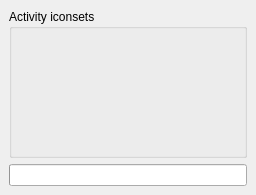
<?xml version="1.0" encoding="UTF-8"?>
<ui version="4.0">
 <class>IconsetActivity</class>
 <widget class="QWidget" name="IconsetActivity">
  <property name="geometry">
   <rect>
    <x>0</x>
    <y>0</y>
    <width>256</width>
    <height>195</height>
   </rect>
  </property>
  <property name="windowTitle">
   <string>IconsetActivityUI</string>
  </property>
  <layout class="QVBoxLayout">
   <property name="spacing">
    <number>6</number>
   </property>
   <property name="margin">
    <number>9</number>
   </property>
   <item>
    <widget class="QGroupBox" name="groupBox9">
     <property name="title">
      <string>Activity iconsets</string>
     </property>
     <layout class="QGridLayout">
      <property name="margin">
       <number>8</number>
      </property>
      <property name="spacing">
       <number>6</number>
      </property>
      <item row="1" column="2">
       <spacer>
        <property name="orientation">
         <enum>Qt::Horizontal</enum>
        </property>
        <property name="sizeType">
         <enum>QSizePolicy::Expanding</enum>
        </property>
        <property name="sizeHint" stdset="0">
         <size>
          <width>204</width>
          <height>20</height>
         </size>
        </property>
       </spacer>
      </item>
      <item row="1" column="3">
       <widget class="IconButton" name="pb_activityDetails" native="true">
        <property name="text" stdset="0">
         <string>&amp;Show Details</string>
        </property>
       </widget>
      </item>
      <item row="0" column="0" colspan="4">
       <widget class="IconsetSelect" name="iss_activity" native="true"/>
      </item>
     </layout>
    </widget>
   </item>
   <item>
    <widget class="QProgressBar" name="progress">
     <property name="orientation">
      <enum>Qt::Horizontal</enum>
     </property>
    </widget>
   </item>
  </layout>
 </widget>
 <layoutdefault spacing="6" margin="11"/>
 <customwidgets>
  <customwidget>
   <class>IconButton</class>
   <extends></extends>
   <header>iconbutton.h</header>
  </customwidget>
  <customwidget>
   <class>IconsetSelect</class>
   <extends></extends>
   <header>iconsetselect.h</header>
  </customwidget>
 </customwidgets>
 <resources/>
 <connections/>
</ui>
